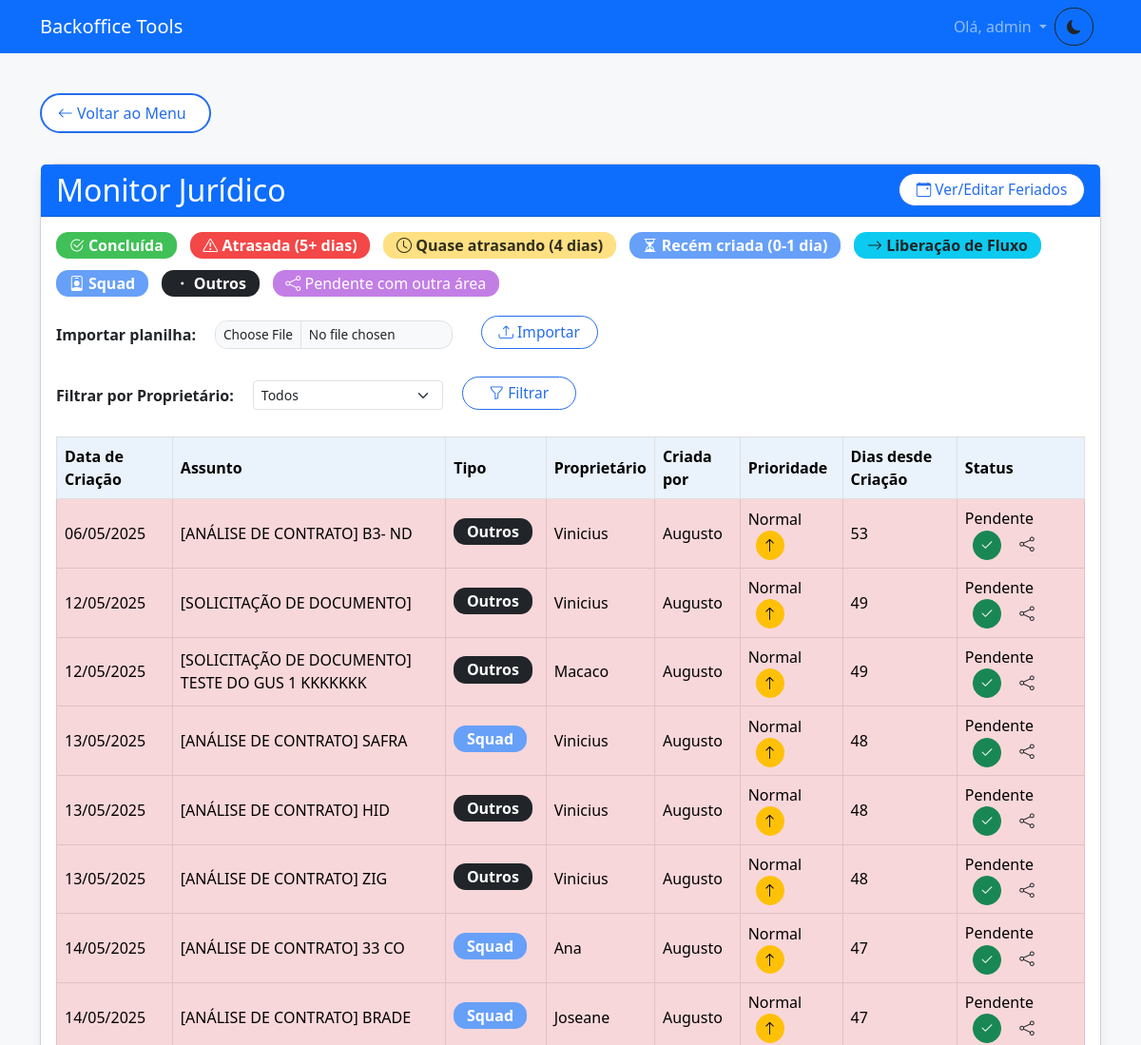
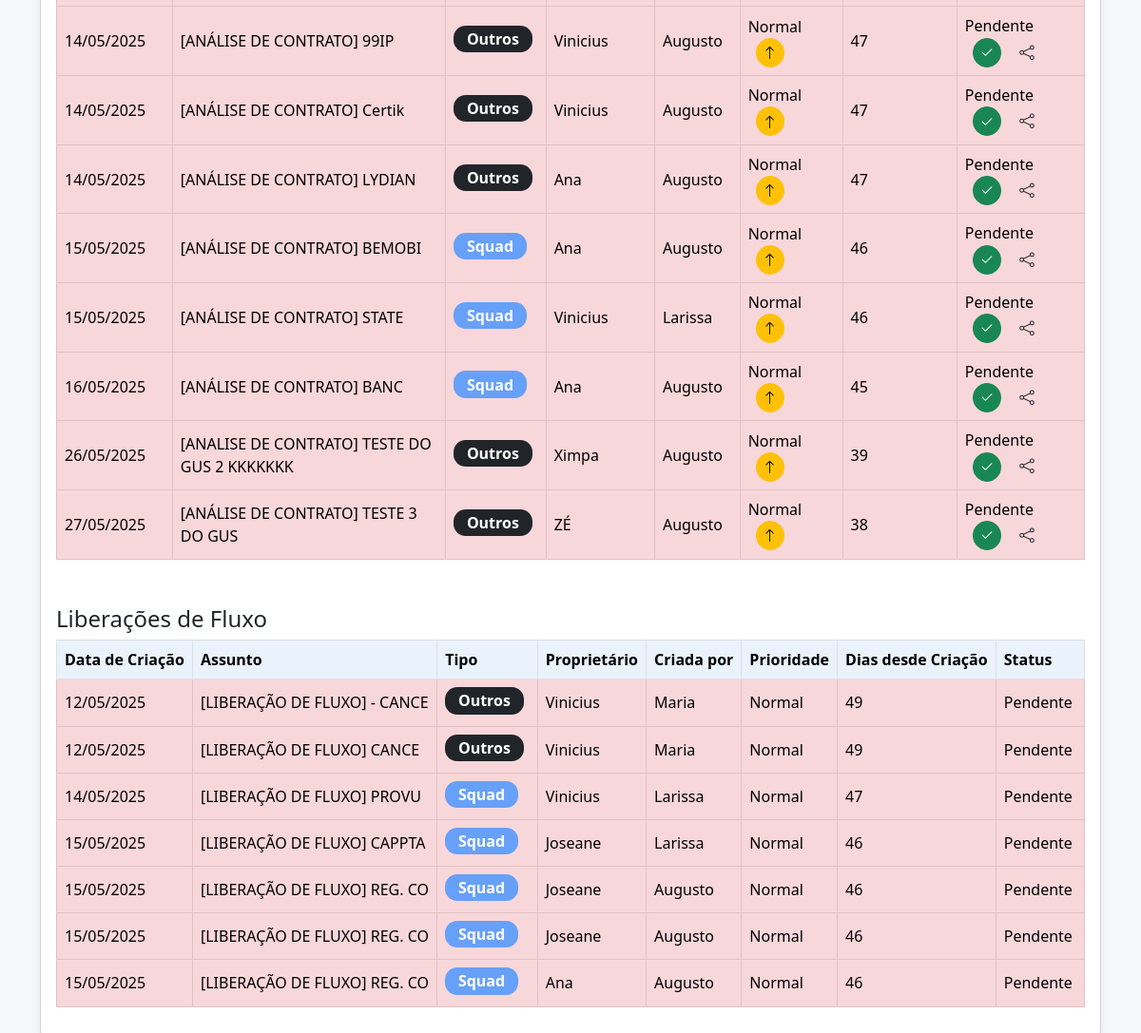
/monitor_juridico (signed in), run on the app's committed database (2 pictures, top to bottom).
### models.py (models this page shows, shortened)
class AtividadeJuridica(db.Model):
    id = db.Column(db.Integer, primary_key=True)
    tipo = db.Column(db.String(120), nullable=True)
    assunto = db.Column(db.String(255), nullable=True)
    data_criacao = db.Column(db.Date, nullable=False)
    proprietario = db.Column(db.String(120), nullable=True)
    criado_por = db.Column(db.String(120), nullable=True)
    prioridade = db.Column(db.String(50), default='Normal')
    status = db.Column(db.String(50), default='Pendente')
    data_ultimo_status = db.Column(db.DateTime, default=datetime.utcnow)
    areas_pendentes = db.Column(db.String(255), nullable=True)

### app.py (the view, shortened to what this page needs)
@app.route('/monitor_juridico', methods=['GET', 'POST'])
@permission_required('can_access_monitor_juridico')
def monitor_juridico():
    all_holidays_db = Feriado.query.order_by(Feriado.data).all()
    feriados_for_calc = {f.data for f in all_holidays_db}
    feriados_str = [f.format_date_br() for f in all_holidays_db]
    erro = None
    filter_proprietario = request.args.get('filter_proprietario', '').strip()
    def primeiro_nome(nome_completo):
        return str(nome_completo).strip().split(' ')[0] if nome_completo and str(nome_completo).strip() else ""
    query_atividades = AtividadeJuridica.query
    all_activities_from_db = query_atividades.all()
    atividades_geral = []
    atividades_liberacao = []
    for row_obj in all_activities_from_db:
        data_criacao = row_obj.data_criacao
        assunto = row_obj.assunto
        proprietario = primeiro_nome(row_obj.proprietario)
        criado_por = primeiro_nome(row_obj.criado_por)
        prioridade = row_obj.prioridade
        current_status_db = row_obj.status
        tipo_atividade = row_obj.tipo
        areas_pendentes_db = row_obj.areas_pendentes
        hoje = datetime.now().date()
        dias = dias_uteis_entre_datas(data_criacao, hoje, feriados_for_calc)
        cor = ''
        status_display = current_status_db
        if str(current_status_db).lower() == 'concluída':
            cor = 'table-success'
            status_display = 'Concluída'
        elif areas_pendentes_db and areas_pendentes_db.strip() and areas_pendentes_db.lower() != 'null':
            cor = 'table-area-externa'
            status_display = f"Pendente: {areas_pendentes_db.replace(',', ', ')}"
        elif isinstance(dias, int) and dias >= 5:
            cor = 'table-danger'
            status_display = 'Atrasada'
        elif isinstance(dias, int) and dias == 4:
            cor = 'table-warning'
            status_display = 'Quase atrasando'
        elif isinstance(dias, int) and dias <= 1:
            cor = 'table-primary'
            status_display = 'Recém criada'
        else:
            status_display = 'Pendente'
        atividade_dict = {
            'id': row_obj.id,
            'data_criacao': data_criacao.strftime('%d/%m/%Y'),
            'assunto': assunto,
            'proprietario': proprietario,
            'criador': criado_por,
            'prioridade': prioridade,
            'status': status_display,
            'dias': dias,
            'cor': cor,
            'tipo': tipo_atividade,
            'original_status': current_status_db,
            'areas_pendentes': areas_pendentes_db
        }
        if 'liberação de fluxo' in assunto.lower():
            atividades_liberacao.append(atividade_dict)
        else:
            atividades_geral.append(atividade_dict)
    atividades_geral = sorted(atividades_geral, key=lambda x: datetime.strptime(x['data_criacao'], "%d/%m/%Y"), reverse=False)
    atividades_liberacao = sorted(atividades_liberacao, key=lambda x: datetime.strptime(x['data_criacao'], "%d/%m/%Y"), reverse=False)
    unique_proprietarios = db.session.query(
        AtividadeJuridica.proprietario
    ).filter(AtividadeJuridica.proprietario != None).distinct().order_by(AtividadeJuridica.proprietario).all()
    unique_proprietarios_list = sorted(list(set(primeiro_nome(p[0]) for p in unique_proprietarios if p[0])))
    return render_template(
        'monitor_juridico.html',
        atividades=atividades_geral,
        liberacoes=atividades_liberacao,
        feriados=feriados_str,
        erro=erro,
        now=datetime.now(),
        unique_proprietarios=unique_proprietarios_list,
        filter_proprietario=filter_proprietario
    )

### templates/monitor_juridico.html (shortened to what this page needs)
{% extends "base.html" %}
{% block content %}
<a href="{{ url_for('menu') }}" class="btn btn-outline-primary mb-3">
    <i class="bi bi-arrow-left"></i> Voltar ao Menu
</a>
<div class="card mt-3">
    <div class="card-header bg-primary text-white d-flex justify-content-between align-items-center">
        <h2 class="mb-0">Monitor Jurídico</h2>
        <div class="d-flex align-items-center">
            <button type="button" class="btn btn-outline-primary btn-sm ms-2" data-bs-toggle="modal" data-bs-target="#modalFeriados" style="min-width:140px;">
                <i class="bi bi-calendar-event"></i> Ver/Editar Feriados
            </button>
        </div>
    </div>
    <div class="card-body">
        <div class="mb-3 d-flex flex-wrap gap-2 align-items-center">
            <span class="badge bg-success"><i class="bi bi-check2-circle"></i> Concluída</span>
            <span class="badge bg-danger"><i class="bi bi-exclamation-triangle"></i> Atrasada (5+ dias)</span>
            <span class="badge bg-warning text-dark"><i class="bi bi-clock"></i> Quase atrasando (4 dias)</span>
            <span class="badge bg-primary"><i class="bi bi-hourglass-split"></i> Recém criada (0-1 dia)</span>
            <span class="badge bg-info text-dark"><i class="bi bi-arrow-right"></i> Liberação de Fluxo</span>
            <span class="badge bg-primary text-white"><i class="bi bi-person-badge"></i> Squad</span>
            <span class="badge bg-dark text-white"><i class="bi bi-dot"></i> Outros</span>
            <span class="badge bg-area"><i class="bi bi-share"></i> Pendente com outra área</span>
        </div>
        <form method="post" enctype="multipart/form-data" class="d-flex align-items-center mb-4" style="gap:12px;">
            <label for="file" class="form-label mb-0 me-2"><strong>Importar planilha:</strong></label>
            <input class="form-control form-control-sm" style="width:250px;max-width:250px;display:inline-block;" type="file" id="file" name="file" accept=".xlsx,.xls">
            <button class="btn btn-outline-primary btn-sm ms-2" type="submit">
                <i class="bi bi-upload"></i> Importar
            </button>
        </form>
        <form method="GET" action="{{ url_for('monitor_juridico') }}" class="d-flex align-items-center mb-4" style="gap:12px;">
            <label for="filter_proprietario" class="form-label mb-0 me-2"><strong>Filtrar por Proprietário:</strong></label>
            <select class="form-select form-select-sm" style="width:200px;max-width:200px;display:inline-block;" id="filter_proprietario" name="filter_proprietario">
                <option value="">Todos</option>
            </select>
            <button class="btn btn-outline-primary btn-sm ms-2" type="submit">
                <i class="bi bi-funnel"></i> Filtrar
            </button>
        </form>
        <div class="table-responsive">
            <table class="table table-bordered align-middle" id="tabelaAtividades">
                <thead class="table-light">
                    <tr>
                        <th>Data de Criação</th>
                        <th>Assunto</th>
                        <th>Tipo</th>
                        <th>Proprietário</th>
                        <th>Criada por</th>
                        <th>Prioridade</th>
                        <th>Dias desde Criação</th>
                        <th>Status</th>
                    </tr>
                </thead>
                <tbody id="tbodyAtividades">
                    {% for a in atividades %}
                        <tr class="{{ a.cor }}" data-original-class="{{ a.cor }}" data-id="{{ a.id }}" data-dias="{{ a.dias }}">
                            <td>{{ a.data_criacao }}</td>
                            <td>{{ a.assunto }}</td>
                            <td>
                                {% if a.tipo and a.tipo.lower().startswith('squad') %}
                                    <span class="badge bg-primary">Squad</span>
                                {% elif a.tipo and a.tipo.lower() == 'outros' %}
                                    <span class="badge bg-dark">Outros</span>
                                {% elif a.tipo %}
                                    <span class="badge bg-success">{{ a.tipo }}</span>
                                {% else %}
                                    <span class="badge bg-secondary">Não informado</span>
                                {% endif %}
                            </td>
                            <td>{{ a.proprietario }}</td>
                            <td>{{ a.criador }}</td>
                            <td>
                                <span class="prioridade-label">{% if a.prioridade == 'Solicitada' %}<b class="text-danger">Solicitada</b>{% else %}{{ a.prioridade or 'Normal'}}{% endif %}</span>
                                <button type="button" class="btn btn-warning btn-sm btn-prioridade ms-2" title="Priorizar"
                                        {% if a.prioridade == 'Solicitada' %}style="display:none;"{% endif %}>
                                    <i class="bi bi-arrow-up"></i>
                                </button>
                            </td>
                            <td>{{ a.dias }}</td>
                            <td>
                                <span class="span-status">
                                    {% if a.original_status.lower() == 'concluída' %}
                                        Concluída
                                    {% elif a.areas_pendentes and a.areas_pendentes != 'null' %}
                                        Pendente: {{ a.areas_pendentes.replace(',', ', ') }}
                                    {% else %}
                                        {{ a.original_status or '' }}
                                    {% endif %}
                                </span>
                                <button type="button" class="btn btn-success btn-sm btn-status ms-2" title="Marcar como concluída"
                                    {% if a.original_status.lower() == 'concluída' %}style="display:none;"{% endif %}>
                                    <i class="bi bi-check2"></i>
                                </button>
                                <button type="button" class="btn btn-outline-area btn-outraarea ms-2" title="Marcar como pendente com outra área"
                                    {% if a.original_status.lower() == 'concluída' %}style="display:none;"{% endif %}>
                                    <i class="bi bi-share"></i>
                                </button>
                            </td>
                        </tr>
                    {% endfor %}
                </tbody>
            </table>
        </div>
        {% if liberacoes %}
        <h4 class="mt-4 mb-2">Liberações de Fluxo</h4>
        <div class="table-responsive">
            <table class="table table-bordered align-middle" id="tabelaLiberacoes">
                <thead class="table-light">
                    <tr>
                        <th>Data de Criação</th>
                        <th>Assunto</th>
                        <th>Tipo</th>
                        <th>Proprietário</th>
                        <th>Criada por</th>
                        <th>Prioridade</th>
                        <th>Dias desde Criação</th>
                        <th>Status</th>
                    </tr>
                </thead>
                <tbody id="tbodyLiberacoes">
                    {% for l in liberacoes %}
                        <tr class="{{ l.cor }}" data-original-class="{{ l.cor }}" data-id="{{ l.id }}" data-dias="{{ l.dias }}">
                            <td>{{ l.data_criacao }}</td>
                            <td>{{ l.assunto }}</td>
                            <td>
                                {% if l.tipo and l.tipo.lower().startswith('squad') %}
                                    <span class="badge bg-primary">Squad</span>
                                {% elif l.tipo and l.tipo.lower() == 'outros' %}
                                    <span class="badge bg-dark">Outros</span>
                                {% elif l.tipo %}
                                    <span class="badge bg-success">{{ l.tipo }}</span>
                                {% else %}
                                    <span class="badge bg-secondary">Não informado</span>
                                {% endif %}
                            </td>
                            <td>{{ l.proprietario }}</td>
                            <td>{{ l.criador }}</td>
                            <td><span class="prioridade-label">{{ l.prioridade or 'Normal'}}</span></td>
                            <td>{{ l.dias }}</td>
                            <td>
                                <span class="span-status">
                                    {% if l.original_status.lower() == 'concluída' %}
                                        Concluída
                                    {% elif l.areas_pendentes and l.areas_pendentes != 'null' %}
                                        Pendente: {{ l.areas_pendentes.replace(',', ', ') }}
                                    {% else %}
                                        {{ l.original_status or '' }}
                                    {% endif %}
                                </span>
                            </td>
                        </tr>
                    {% endfor %}
                </tbody>
            </table>
        </div>
        {% endif %}
    </div>
</div>
{% endblock %}

### data on the page
AtividadeJuridica: data_criacao "06/05/2025", assunto "[ANÁLISE DE CONTRATO] B3- ND", tipo "Outros", proprietario "Vinicius", criador "Augusto", prioridade "Normal", dias "53", status "Pendente"
AtividadeJuridica: data_criacao "12/05/2025", assunto "[SOLICITAÇÃO DE DOCUMENTO]", tipo "Outros", proprietario "Vinicius", criador "Augusto", prioridade "Normal", dias "49", status "Pendente"
AtividadeJuridica: data_criacao "12/05/2025", assunto "[SOLICITAÇÃO DE DOCUMENTO] TESTE DO GUS 1 KKKKKKK", tipo "Outros", proprietario "Macaco", criador "Augusto", prioridade "Normal", dias "49", status "Pendente"
AtividadeJuridica: data_criacao "13/05/2025", assunto "[ANÁLISE DE CONTRATO] SAFRA", shows "Squad", proprietario "Vinicius", criador "Augusto", prioridade "Normal", dias "48", status "Pendente"
AtividadeJuridica: data_criacao "13/05/2025", assunto "[ANÁLISE DE CONTRATO] HID", tipo "Outros", proprietario "Vinicius", criador "Augusto", prioridade "Normal", dias "48", status "Pendente"
AtividadeJuridica: data_criacao "13/05/2025", assunto "[ANÁLISE DE CONTRATO] ZIG", tipo "Outros", proprietario "Vinicius", criador "Augusto", prioridade "Normal", dias "48", status "Pendente"
AtividadeJuridica: data_criacao "14/05/2025", assunto "[ANÁLISE DE CONTRATO] 33 CO", shows "Squad", proprietario "Ana", criador "Augusto", prioridade "Normal", dias "47", status "Pendente"
AtividadeJuridica: data_criacao "14/05/2025", assunto "[ANÁLISE DE CONTRATO] BRADE", shows "Squad", proprietario "Joseane", criador "Augusto", prioridade "Normal", dias "47", status "Pendente"
AtividadeJuridica: data_criacao "14/05/2025", assunto "[ANÁLISE DE CONTRATO] 99IP", tipo "Outros", proprietario "Vinicius", criador "Augusto", prioridade "Normal", dias "47", status "Pendente"
AtividadeJuridica: data_criacao "14/05/2025", assunto "[ANÁLISE DE CONTRATO] Certik", tipo "Outros", proprietario "Vinicius", criador "Augusto", prioridade "Normal", dias "47", status "Pendente"
AtividadeJuridica: data_criacao "14/05/2025", assunto "[ANÁLISE DE CONTRATO] LYDIAN", tipo "Outros", proprietario "Ana", criador "Augusto", prioridade "Normal", dias "47", status "Pendente"
AtividadeJuridica: data_criacao "15/05/2025", assunto "[ANÁLISE DE CONTRATO] BEMOBI", shows "Squad", proprietario "Ana", criador "Augusto", prioridade "Normal", dias "46", status "Pendente"
AtividadeJuridica: data_criacao "15/05/2025", assunto "[ANÁLISE DE CONTRATO] STATE", shows "Squad", proprietario "Vinicius", criador "Larissa", prioridade "Normal", dias "46", status "Pendente"
AtividadeJuridica: data_criacao "16/05/2025", assunto "[ANÁLISE DE CONTRATO] BANC", shows "Squad", proprietario "Ana", criador "Augusto", prioridade "Normal", dias "45", status "Pendente"
AtividadeJuridica: data_criacao "26/05/2025", assunto "[ANALISE DE CONTRATO] TESTE DO GUS 2 KKKKKKK", tipo "Outros", proprietario "Ximpa", criador "Augusto", prioridade "Normal", dias "39", status "Pendente"
AtividadeJuridica: data_criacao "27/05/2025", assunto "[ANÁLISE DE CONTRATO] TESTE 3 DO GUS", tipo "Outros", proprietario "ZÉ", criador "Augusto", prioridade "Normal", dias "38", status "Pendente"
AtividadeJuridica: data_criacao "12/05/2025", assunto "[LIBERAÇÃO DE FLUXO] - CANCE", tipo "Outros", proprietario "Vinicius", criador "Maria", prioridade "Normal", dias "49", status "Pendente"
AtividadeJuridica: data_criacao "12/05/2025", assunto "[LIBERAÇÃO DE FLUXO] CANCE", tipo "Outros", proprietario "Vinicius", criador "Maria", prioridade "Normal", dias "49", status "Pendente"
AtividadeJuridica: data_criacao "14/05/2025", assunto "[LIBERAÇÃO DE FLUXO] PROVU", shows "Squad", proprietario "Vinicius", criador "Larissa", prioridade "Normal", dias "47", status "Pendente"
AtividadeJuridica: data_criacao "15/05/2025", assunto "[LIBERAÇÃO DE FLUXO] CAPPTA", shows "Squad", proprietario "Joseane", criador "Larissa", prioridade "Normal", dias "46", status "Pendente"
AtividadeJuridica: data_criacao "15/05/2025", assunto "[LIBERAÇÃO DE FLUXO] REG. CO", shows "Squad", proprietario "Joseane", criador "Augusto", prioridade "Normal", dias "46", status "Pendente"
AtividadeJuridica: data_criacao "15/05/2025", assunto "[LIBERAÇÃO DE FLUXO] REG. CO", shows "Squad", proprietario "Joseane", criador "Augusto", prioridade "Normal", dias "46", status "Pendente"
AtividadeJuridica: data_criacao "15/05/2025", assunto "[LIBERAÇÃO DE FLUXO] REG. CO", shows "Squad", proprietario "Ana", criador "Augusto", prioridade "Normal", dias "46", status "Pendente"

### other printed values
{{ session['username'] }} "admin"
